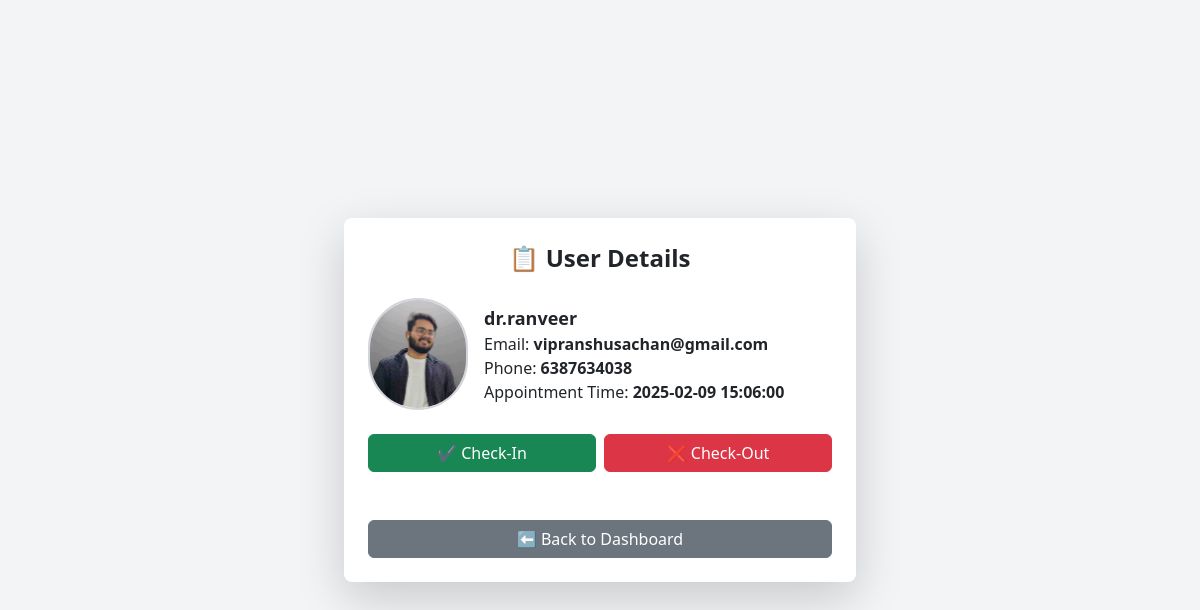
The app's page /host/user_details.php?appointment_id=6 with its own data.
### tables this page shows
CREATE TABLE `appointments` (
  `id` int(11) NOT NULL,
  `user_id` int(11) NOT NULL,
  `host_id` int(11) NOT NULL,
  `preferred_time` datetime NOT NULL,
  `appointment_time` datetime DEFAULT NULL,
  `status` enum('pending','accepted','rejected','completed') DEFAULT 'pending',
  `verification_code` varchar(50) NOT NULL,
  `qr_code` varchar(255) NOT NULL,
  `created_at` timestamp NOT NULL DEFAULT current_timestamp(),
  `check_in` datetime DEFAULT NULL,
  `check_out` datetime DEFAULT NULL
);

### host/user_details.php (the view, shortened to what this page needs)
<?php
require '../config/db.php';
$appointment_id = $_GET['appointment_id'];
$stmt = $conn->prepare("SELECT a.id, a.user_id, a.appointment_time, a.status, a.check_in, a.check_out,
                               u.username, u.email, u.phone_no, u.photo
                               FROM appointments a
                               JOIN login u ON a.user_id = u.id
                               WHERE a.id = ?");
$stmt->bind_param("i", $appointment_id);
$stmt->execute();
$result = $stmt->get_result();
if ($result->num_rows > 0) {
    $appt = $result->fetch_assoc();
} else {
    echo "<div class='alert alert-danger'>Invalid Appointment ID!</div>";
    exit();
}
?>
<!DOCTYPE html>
<html lang="en">
<head>
    <link rel="stylesheet" href="https://cdn.jsdelivr.net/npm/bootstrap@5.3.0/dist/css/bootstrap.min.css">
    <script src="https://cdn.tailwindcss.com"></script>
</head>
<body class="bg-gray-100 flex justify-center items-center min-h-screen">
<div class="container max-w-lg bg-white p-6 rounded-lg shadow-lg">
    <h2 class="text-2xl font-bold text-center">📋 User Details</h2>
    <div class="flex items-center space-x-4 mt-4">
        <img src="../assets/images/<?= htmlspecialchars($appt['photo']); ?>" class="rounded-full border-2 border-gray-300" width="100" alt="User Photo">
        <div>
            <h5 class="text-lg font-semibold"><?= htmlspecialchars($appt['username']); ?></h5>
            <p>Email: <b><?= htmlspecialchars($appt['email']); ?></b></p>
            <p>Phone: <b><?= htmlspecialchars($appt['phone_no']); ?></b></p>
            <p>Appointment Time: <b><?= htmlspecialchars($appt['appointment_time']); ?></b></p>
        </div>
    </div>
    <form id="checkInOutForm">
        <div class="flex justify-between mt-4">
            <button type="button" id="checkIn" class="btn btn-success w-1/2 mr-2">✔ Check-In</button>
            <button type="button" id="checkOut" class="btn btn-danger w-1/2">❌ Check-Out</button>
        </div>
    </form>
    <a href="dashboard.php" class="btn btn-secondary w-100 mt-4">⬅ Back to Dashboard</a>
</div>
</body>
</html>

### records on screen
appointments: user.photo (picture), user.username "dr.ranveer", user.email "vipranshusachan@gmail.com", user.phone_no "6387634038", appointment_time "2025-02-09 15:06:00"
